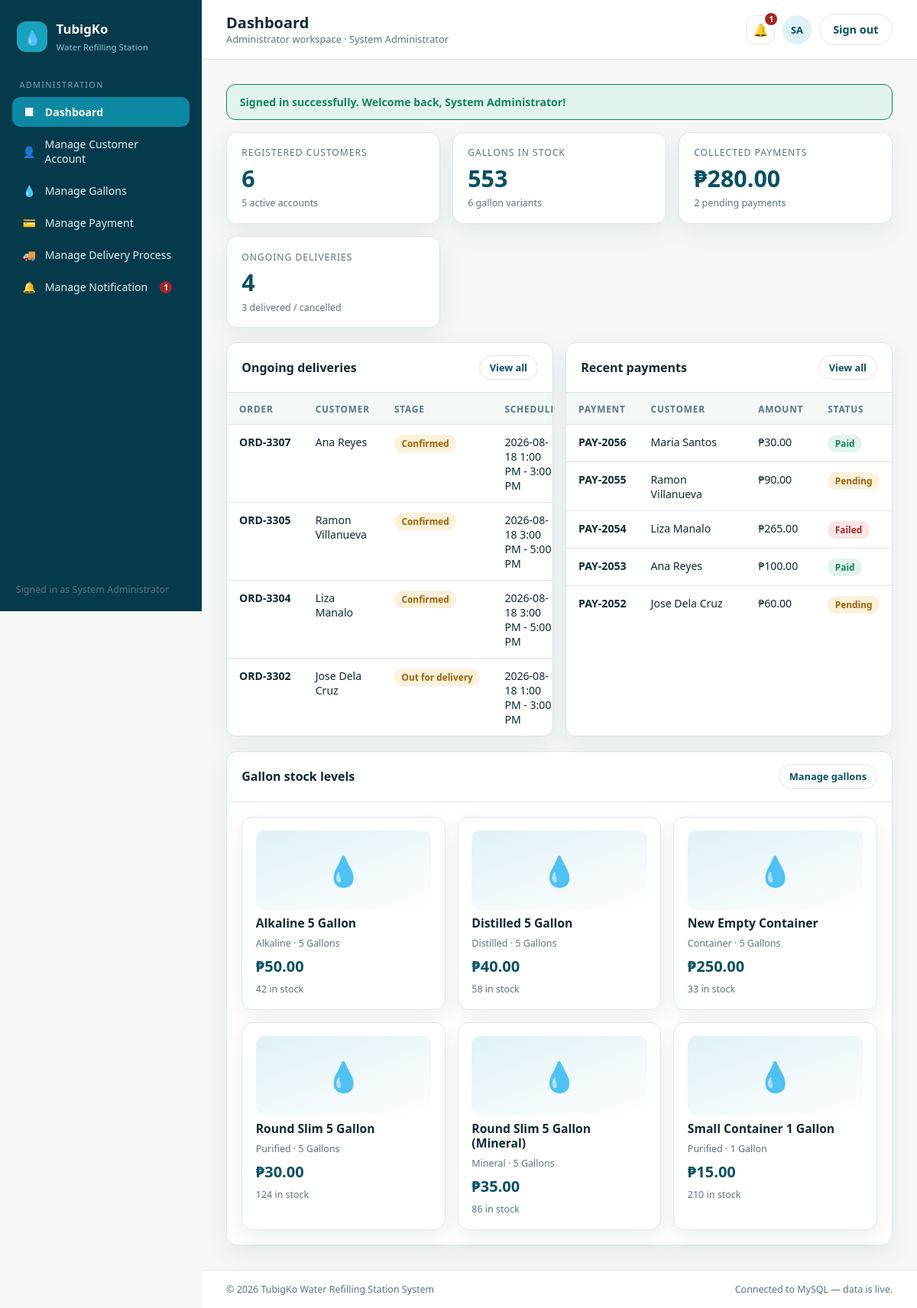
Page /admin/dashboard.php (signed in) on the committed database.
### tables this page shows
CREATE TABLE IF NOT EXISTS users (
  id            INT AUTO_INCREMENT PRIMARY KEY,
  full_name     VARCHAR(100)    NOT NULL,
  username      VARCHAR(50)     NOT NULL UNIQUE,
  email         VARCHAR(100)    NOT NULL UNIQUE,
  password      VARCHAR(255)    NOT NULL,
  phone         VARCHAR(30)     DEFAULT NULL,
  address       TEXT            DEFAULT NULL,
  barangay      VARCHAR(100)    DEFAULT NULL,
  landmark      VARCHAR(150)    DEFAULT NULL,
  role          ENUM('admin','customer') NOT NULL DEFAULT 'customer',
  status        ENUM('active','inactive') NOT NULL DEFAULT 'active',
  created_at    TIMESTAMP       NOT NULL DEFAULT CURRENT_TIMESTAMP
);

CREATE TABLE IF NOT EXISTS deliveries (
  id                INT AUTO_INCREMENT PRIMARY KEY,
  order_code        VARCHAR(20)     NOT NULL UNIQUE,
  customer_id       INT             NOT NULL,
  delivery_address  TEXT            NOT NULL,
  delivery_date     DATE            NOT NULL,
  delivery_time     VARCHAR(40)     NOT NULL,
  rider             VARCHAR(100)    DEFAULT NULL,
  notes             TEXT            DEFAULT NULL,
  total_amount      DECIMAL(10,2)   NOT NULL DEFAULT 0,
  status            ENUM('pending','confirmed','out_for_delivery','delivered','cancelled') NOT NULL DEFAULT 'pending',
  created_at        TIMESTAMP       NOT NULL DEFAULT CURRENT_TIMESTAMP,
  updated_at        TIMESTAMP       NOT NULL DEFAULT CURRENT_TIMESTAMP ON UPDATE CURRENT_TIMESTAMP,
  CONSTRAINT fk_deliveries_customer FOREIGN KEY (customer_id) REFERENCES users(id) ON DELETE CASCADE,
  INDEX idx_deliveries_customer (customer_id),
  INDEX idx_deliveries_status (status)
);

CREATE TABLE IF NOT EXISTS payments (
  id                INT AUTO_INCREMENT PRIMARY KEY,
  payment_code      VARCHAR(20)     NOT NULL UNIQUE,
  customer_id       INT             NOT NULL,
  delivery_id       INT             NOT NULL,
  amount            DECIMAL(10,2)   NOT NULL DEFAULT 0,
  payment_method    VARCHAR(50)     NOT NULL,
  reference_number  VARCHAR(100)    DEFAULT NULL,
  payment_date      DATETIME        DEFAULT NULL,
  status            ENUM('pending','paid','failed','refunded') NOT NULL DEFAULT 'pending',
  created_at        TIMESTAMP       NOT NULL DEFAULT CURRENT_TIMESTAMP,
  CONSTRAINT fk_payments_customer FOREIGN KEY (customer_id) REFERENCES users(id) ON DELETE CASCADE,
  CONSTRAINT fk_payments_delivery FOREIGN KEY (delivery_id) REFERENCES deliveries(id) ON DELETE CASCADE,
  INDEX idx_payments_customer (customer_id),
  INDEX idx_payments_status (status)
);

CREATE TABLE IF NOT EXISTS gallons (
  id                INT AUTO_INCREMENT PRIMARY KEY,
  code              VARCHAR(20)     NOT NULL UNIQUE,
  name              VARCHAR(150)    NOT NULL,
  water_type        VARCHAR(50)     NOT NULL,
  gallon_size       VARCHAR(30)     NOT NULL,
  price_per_gallon  DECIMAL(10,2)   NOT NULL DEFAULT 0,
  stock             INT             NOT NULL DEFAULT 0,
  description       TEXT            DEFAULT NULL,
  status            ENUM('available','unavailable') NOT NULL DEFAULT 'available',
  created_at        TIMESTAMP       NOT NULL DEFAULT CURRENT_TIMESTAMP,
  updated_at        TIMESTAMP       NOT NULL DEFAULT CURRENT_TIMESTAMP ON UPDATE CURRENT_TIMESTAMP
);

### admin/dashboard.php (the view, shortened to what the rows shown need)
<?php
$BASE = '..'; $ROLE = 'admin'; $PAGE_TITLE = 'Dashboard';
require_once __DIR__ . '/../includes/auth.php';
require_login('admin');
require_once __DIR__ . '/../includes/data.php';
include __DIR__ . '/../includes/header.php';
$GALLONS   = load_gallons();
$PAYMENTS  = load_payments();
$DELIVERIES = load_deliveries();
$ongoing = array_values(array_filter($DELIVERIES, fn($d) => $d['status'] === 'Ongoing'));
?>
<div class="grid grid--2" style="margin-top:1.2rem">
  <section class="card">
    <div class="table-wrap">
      <table>
        <thead><tr><th>Order</th><th>Customer</th><th>Stage</th><th>Schedule</th></tr></thead>
        <tbody>
        <?php foreach (array_slice($ongoing, 0, 6) as $d): ?>
          <tr><td><strong><?= e($d['id']) ?></strong></td><td><?= e($d['customer']) ?></td>
          <td><span class="badge badge--warn"><?= e($d['stage']) ?></span></td><td><?= e($d['scheduled']) ?></td></tr>
        <?php endforeach; ?>
        </tbody>
      </table>
    </div>
  </section>
  <section class="card">
    <div class="table-wrap">
      <table>
        <thead><tr><th>Payment</th><th>Customer</th><th>Amount</th><th>Status</th></tr></thead>
        <tbody>
        <?php foreach (array_slice($PAYMENTS, 0, 5) as $p): ?>
          <tr><td><strong><?= e($p['id']) ?></strong></td><td><?= e($p['customer']) ?></td>
          <td><?= peso($p['amount']) ?></td><td><span class="<?= badge_class($p['status']) ?>"><?= e($p['status']) ?></span></td></tr>
        <?php endforeach; ?>
        </tbody>
      </table>
    </div>
  </section>
</div>
<section class="card" style="margin-top:1.2rem">
  <div class="card__body grid grid--cards">
    <?php foreach ($GALLONS as $g): ?>
      <div class="gcard">
        <div class="gcard__art">&#128167;</div>
        <h4><?= e($g['name']) ?></h4>
        <p class="gcard__meta"><?= e($g['type']) ?> &middot; <?= e($g['size']) ?></p>
        <p class="gcard__price"><?= peso($g['price']) ?></p>
        <p class="gcard__meta"><?= $g['stock'] ?> in stock</p>
      </div>
    <?php endforeach; ?>
  </div>
</section>
<?php include __DIR__ . '/../includes/footer.php'; ?>

### includes/header.php (shortened to what the rows shown need)
<?php
require_once __DIR__ . '/auth.php';
require_once __DIR__ . '/data.php';
$BASE = $BASE ?? '.';
$PAGE_TITLE = $PAGE_TITLE ?? 'Dashboard';
$ROLE = $ROLE ?? 'admin';
$__me = current_user();
$__initials = 'U';
if ($__me && trim($__me['full_name']) !== '') {
    $__parts = preg_split('/\s+/', trim($__me['full_name']));
    $__initials = strtoupper(substr($__parts[0], 0, 1) . substr(end($__parts), 0, 1));
}
$__unread = $__me ? (int)(db_one(
    'SELECT COUNT(*) AS c FROM notifications WHERE (user_id = ? OR user_id IS NULL) AND is_read = 0',
    [$__me['id']]
)['c'] ?? 0) : 0;
?>
<!DOCTYPE html>
<html lang="en">
<head>
<link rel="stylesheet" href="<?= $BASE ?>/assets/css/style.css">
</head>
<body class="app">
<div class="layout">
<?php include __DIR__ . '/sidebar.php'; ?>
  <main class="main">
    <header class="topbar">
      <div>
        <h1 class="topbar__title"><?= htmlspecialchars($PAGE_TITLE) ?></h1>
        <p class="topbar__sub"><?= $ROLE === 'admin' ? 'Administrator workspace' : 'Customer workspace' ?><?= $__me ? ' &middot; ' . e($__me['full_name']) : '' ?></p>
      </div>
      <div class="topbar__right">
        <a class="icon-btn" href="<?= $BASE ?>/<?= $ROLE ?>/notifications.php" aria-label="Notifications" style="position:relative">
          &#128276;<?php if ($__unread > 0): ?><span class="notif-count"><?= $__unread > 9 ? '9+' : $__unread ?></span><?php endif; ?>
        </a>
        <div class="avatar" aria-hidden="true"><?= e($__initials) ?></div>
        <a class="btn btn--ghost" href="<?= $BASE ?>/logout.php">Sign out</a>
      </div>
    </header>
    <div class="content">

### includes/sidebar.php (shortened to what the rows shown need)
<?php
$current = basename($_SERVER['PHP_SELF']);
$adminNav = [
  ['dashboard.php','Dashboard','&#9632;'],
  ['customers.php','Manage Customer Account','&#128100;'],
  ['gallons.php','Manage Gallons','&#128167;'],
  ['payments.php','Manage Payment','&#128179;'],
  ['deliveries.php','Manage Delivery Process','&#128666;'],
  ['notifications.php','Manage Notification','&#128276;'],
];
$customerNav = [
  ['gallons.php','Gallon','&#128167;'],
  ['payment.php','Payment','&#128179;'],
  ['delivery.php','Delivery Process','&#128666;'],
  ['notifications.php','Notification','&#128276;'],
];
$nav = $ROLE === 'admin' ? $adminNav : $customerNav;
?>
<aside class="side" id="sidebar">
  <nav class="nav">
    <?php foreach ($nav as $item): ?>
      <a class="nav__link<?= $current === $item[0] ? ' is-active' : '' ?>" href="<?= $BASE ?>/<?= $ROLE ?>/<?= $item[0] ?>">
        <span class="nav__icon"><?= $item[2] ?></span><?= $item[1] ?><?php if ($item[0] === 'notifications.php' && !empty($__unread)): ?><span class="notif-count" style="position:static;margin-left:.4rem"><?= $__unread > 9 ? '9+' : $__unread ?></span><?php endif; ?>
      </a>
    <?php endforeach; ?>
  </nav>
  <div class="side__foot">
    <span class="muted" style="font-size:.78rem;padding:0 .3rem">Signed in as <?= isset($__me) && $__me ? e($__me['full_name']) : '' ?></span>
  </div>
</aside>

### rows in the picture
users: id "1", full_name "System Administrator", full_name "SA"
deliveries: order_code "ORD-3307", customer.full_name "Ana Reyes", stage "Confirmed", scheduled "2026-08-18 1:00 PM - 3:00 PM"
deliveries: order_code "ORD-3305", customer.full_name "Ramon Villanueva", stage "Confirmed", scheduled "2026-08-18 3:00 PM - 5:00 PM"
deliveries: order_code "ORD-3304", customer.full_name "Liza Manalo", stage "Confirmed", scheduled "2026-08-18 3:00 PM - 5:00 PM"
deliveries: order_code "ORD-3302", customer.full_name "Jose Dela Cruz", stage "Out for delivery", scheduled "2026-08-18 1:00 PM - 3:00 PM"
payments: payment_code "PAY-2056", customer.full_name "Maria Santos", amount "₱30.00", status "Paid"
payments: payment_code "PAY-2055", customer.full_name "Ramon Villanueva", amount "₱90.00", status "Pending"
payments: payment_code "PAY-2054", customer.full_name "Liza Manalo", amount "₱265.00", status "Failed"
payments: payment_code "PAY-2053", customer.full_name "Ana Reyes", amount "₱100.00", status "Paid"
payments: payment_code "PAY-2052", customer.full_name "Jose Dela Cruz", amount "₱60.00", status "Pending"
gallons: name "Alkaline 5 Gallon", water_type "Alkaline", gallon_size "5 Gallons", price "₱50.00", stock "42"
gallons: name "Distilled 5 Gallon", water_type "Distilled", gallon_size "5 Gallons", price "₱40.00", stock "58"
gallons: name "New Empty Container", water_type "Container", gallon_size "5 Gallons", price "₱250.00", stock "33"
gallons: name "Round Slim 5 Gallon", water_type "Purified", gallon_size "5 Gallons", price "₱30.00", stock "124"
gallons: name "Round Slim 5 Gallon (Mineral)", water_type "Mineral", gallon_size "5 Gallons", price "₱35.00", stock "86"
gallons: name "Small Container 1 Gallon", water_type "Purified", gallon_size "1 Gallon", price "₱15.00", stock "210"

### other values in the picture
$item[2] "■"
$item[1] "Dashboard"
$item[2] "👤"
$item[1] "Manage Customer Account"
$item[2] "💧"
$item[1] "Manage Gallons"
$item[2] "💳"
$item[1] "Manage Payment"
$item[2] "🚚"
$item[1] "Manage Delivery Process"
$item[2] "🔔"
$item[1] "Manage Notification"
$PAGE_TITLE "Dashboard"
$msg "Signed in successfully. Welcome back, System Administrator!"
count($CUSTOMERS) "6"
